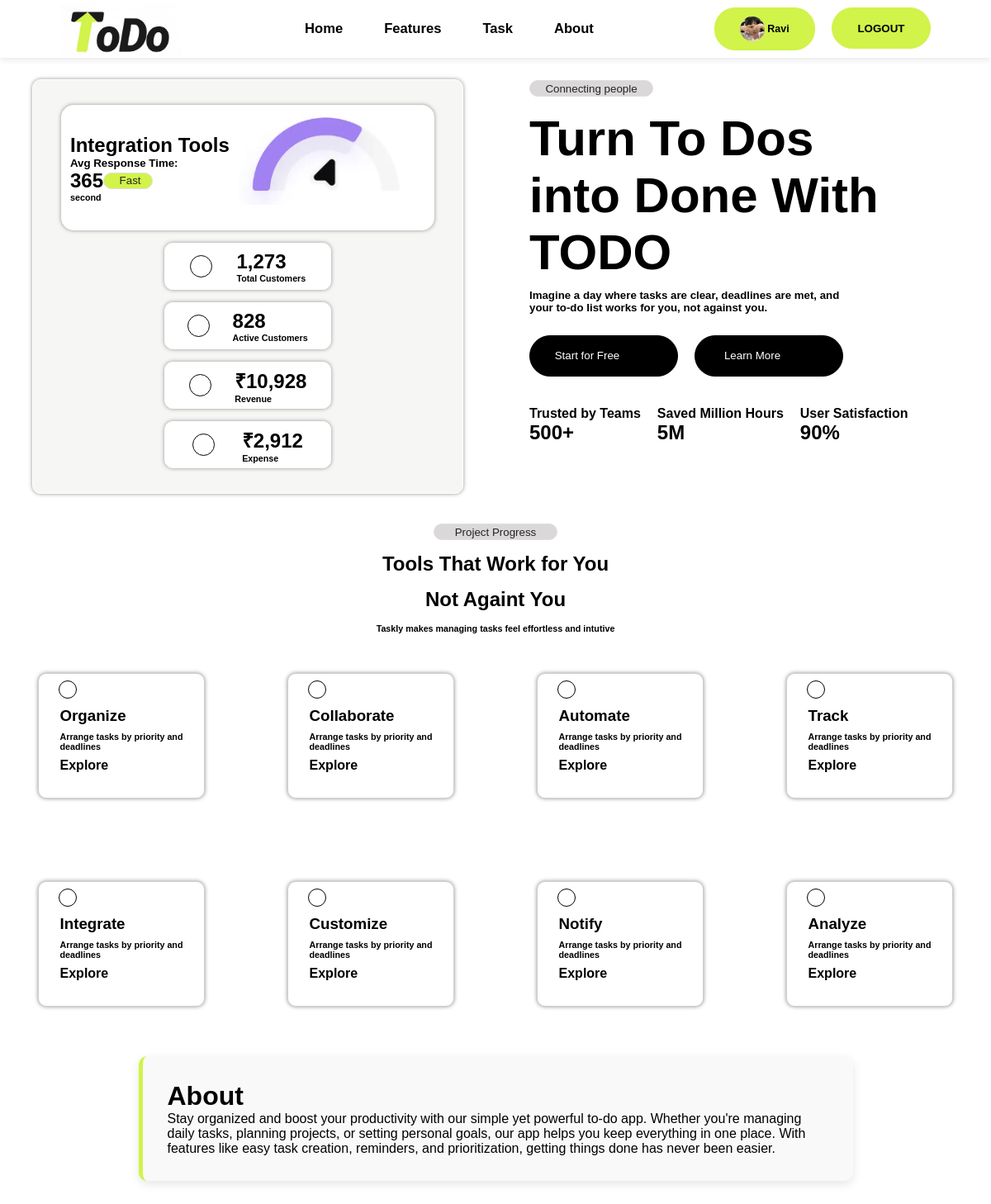
/ (signed in), run on the app's committed database.
### App/models.py (models this page shows, shortened)
class Profile(models.Model):
    user=models.ForeignKey(User,on_delete=models.CASCADE,blank=True,null=True)
    firstname=models.CharField(max_length=25,blank=True,null=True)
    lastname=models.CharField(max_length=25,blank=True,null=True)
    email=models.CharField(max_length=100,blank=True,null=True)
    phoneno=models.IntegerField(default=0,blank=True,null=True)
    image=models.ImageField(upload_to="Profile/",null=True,default="")

### App/views.py (the view)
# urls.py: path('',views.homepage,name="homepage"),
def homepage(request):
    try:
        prof=Profile.objects.get(user=request.user)
    except:
        prof=''
    return render(request,'homepage.html',{"prof":prof})

### App/templates/homepage.html (shortened to what this page needs)
{% load static %}
<!DOCTYPE html>
<html lang="en">
<head>
    <link rel="stylesheet" href="{% static 'css/homepage.css' %}">
</head>
<body>
    <div class="container">
        <div class="navbar">
            <div class="logo">
                <img src="{% static 'images/finallogo.png' %}" alt="">
            </div>
            <div class="menus">
                <div class="menu_items">
                    {% if request.user.is_authenticated %}
                    <h5>Home</h5>
                    <a href="#featuers"><h5>Features</h5></a>
                    <a href="{% url 'addtodo' %}"><h5>Task</h5></a>
                    <a href="#about"><h5>About</h5></a>
                    {% else %}
                    <h5>Home</h5>
                    <a href="#featuers"><h5>Features</h5></a>
                    <a href="#about"><h5>About</h5></a>
                    {% endif %}
                </div>
            </div>
            <div class="btns">
                {% if request.user.is_authenticated %}
                {% if not request.user.is_superuser %}
                <div class="user-profile" onclick="profileoff()">
                    {% if prof.image %}
                        <img src="{{ prof.image.url }}" alt="" style="width: 30px;height: 30px;border-radius: 100px;object-fit:cover;">
                        <h5>{{prof.firstname}}</h5>
                    {% else %}
                        <img src="{% static 'images/userprofilepic.jpg' %}" alt="" style="width: 30px;height: 30px;border-radius: 100px;object-fit:cover;">
                        <h5>{{prof.firstname}}</h5>
                    {% endif %}
                </div>
                {% else %}
                <div class="user-profile">
                    <h2><ion-icon name="person-circle" ></ion-icon></h2>
                    <h5>{{request.user}}</h5>
                </div>
                {% endif %}
                <div class="b1"><a href="{% url 'logout' %}"><button id="logout">LOGOUT</button></a></div>
                {% else %}
                <div class="b1"><button id="reg" onclick="regoff()">REGISTER</button></div>
                <button id="login" onclick="loginoff()">LOGIN</button>
                {% endif %}
            </div>
        </div>
        <div class="banner">
            <div class="left-banner">
                <div class="card">
                    <div class="card-left">
                        <h2>Integration Tools</h2>
                        <h5>Avg Response Time:</h4>
                        <h2 class="thumbs">365 <button id="fast">Fast</button></h2>
                        <h6>second</h6>
                    </div>
                    <div class="card-right">
                        <img src="{% static 'images/clk.png' %}" alt="">
                    </div>
                </div>
                <div class="sub-card">
                    <div class="subcard-icon"><ion-icon name="people"></ion-icon></div>
                    <div class="subcard-details"><h2>1,273</h2><h6>Total Customers</h6></div>
                </div>
                <div class="sub-card">
                    <div class="subcard-icon"><ion-icon name="person-add"></ion-icon></div>
                    <div class="subcard-details"><h2>828</h2><h6>Active Customers</h6></div>
                </div>
                <div class="sub-card">
                    <div class="subcard-icon"><ion-icon name="wallet"></ion-icon></div>
                    <div class="subcard-details"><h2>₹10,928</h2><h6>Revenue</h6></div>
                </div>
                <div class="sub-card">
                    <div class="subcard-icon"><ion-icon name="bag-remove"></ion-icon></div>
                    <div class="subcard-details"><h2>₹2,912</h2><h6>Expense</h6></div>
                </div>
            </div>
            <div class="right-banner">
                <button id="cp">Connecting people</button>
                <h1>Turn To Dos <br>
                into Done With <br>
                TODO</h1>
                <h5>Imagine a day where tasks are clear, deadlines are met, and <br>
                your to-do list works for you, not against you.</h5>
                <div class="sffandlm">
                    <button id="sff">Start for Free<ion-icon name="arrow-forward-circle"></ion-icon></button>
                    <button id="lm">Learn More<ion-icon name="arrow-forward-circle"></ion-icon></button>
                </div>
                <div class="tsu">
                    <div class="trust">
                        <h4>Trusted by Teams</h4>
                        <h2>500+</h2>
                    </div>
                    <div class="save">
                        <h4>Saved Million Hours</h4>
                        <h2>5M</h2>
                    </div>
                    <div class="user">
                        <h4>User Satisfaction</h4>
                        <h2>90%</h2>
                    </div>
                </div>
            </div>
        </div>
        <div class="down" id="featuers">
            <div class="down-area">
                <button id="pp">Project Progress</button>
                <h2>Tools That Work for You</h2>
                <h2>Not Againt You</h2>
                <h6>Taskly makes managing tasks feel effortless and intutive</h6>
            </div>
            <div class="cards">
                <div class="card-one">
                    <div class="icon">
                        <ion-icon name="sync-circle"></ion-icon>
                    </div>
                    <div class="card-details">
                        <h3>Organize</h3>
                        <h6>Arrange tasks by priority and <br> deadlines</h6>
                        <h4>Explore </h4>
                    </div>
                </div>
                <div class="card-one">
                    <div class="icon">
                        <ion-icon name="information-circle"></ion-icon>
                    </div>
                    <div class="card-details">
                        <h3>Collaborate</h3>
                        <h6>Arrange tasks by priority and <br> deadlines</h6>
                        <h4>Explore </h4>
                    </div>
                </div>
                <div class="card-one">
                    <div class="icon">
                        <ion-icon name="airplane"></ion-icon>
                    </div>
                    <div class="card-details">
                        <h3>Automate</h3>
                        <h6>Arrange tasks by priority and <br> deadlines</h6>
                        <h4>Explore </h4>
                    </div>
                </div>
                <div class="card-one">
                    <div class="icon">
                        <ion-icon name="wifi"></ion-icon>
                    </div>
                    <div class="card-details">
                        <h3>Track</h3>
                        <h6>Arrange tasks by priority and <br> deadlines</h6>
                        <h4>Explore </h4>
                    </div>
                </div>
                <div class="card-one">
                    <div class="icon">
                        <ion-icon name="chevron-down-circle"></ion-icon>
                    </div>
                    <div class="card-details">
                        <h3>Integrate</h3>
                        <h6>Arrange tasks by priority and <br> deadlines</h6>
                        <h4>Explore </h4>
                    </div>
                </div>
                <div class="card-one">
                    <div class="icon">
                        <ion-icon name="add-circle"></ion-icon>
                    </div>
                    <div class="card-details">
                        <h3>Customize</h3>
                        <h6>Arrange tasks by priority and <br> deadlines</h6>
                        <h4>Explore </h4>
                    </div>
                </div>
                <div class="card-one">
                    <div class="icon">
                        <ion-icon name="notifications-circle"></ion-icon>
                    </div>
                    <div class="card-details">
                        <h3>Notify</h3>
                        <h6>Arrange tasks by priority and <br> deadlines</h6>
                        <h4>Explore </h4>
                    </div>
                </div>
                <div class="card-one">
                    <div class="icon">
                        <ion-icon name="basketball"></ion-icon>
                    </div>
                    <div class="card-details">
                        <h3>Analyze</h3>
                        <h6>Arrange tasks by priority and <br> deadlines</h6>
                        <h4>Explore </h4>
                    </div>
                </div>
            </div>
        </div>
        <div class="about" id="about">
            <h1>About</h1>
            <p>Stay organized and boost your productivity with our simple yet powerful to-do app. Whether you're managing daily tasks, planning projects, or setting personal goals, our app helps you keep everything in one place. With features like easy task creation, reminders, and prioritization, getting things done has never been easier.</p>
        </div>
    </div>
</body>
</html>

### App/static/css/homepage.css (style rules this page uses)
* { margin: 0; padding: 0; font-family: Arial, Helvetica, sans-serif; }
.navbar { display: flex; align-items: center; justify-content: space-around; top: 0; width: 100%; height: 70px; background-color: white; position: fixed; z-index: 1000; background-color: white; box-shadow: 0 2px 8px rgba(0, 0, 0, 0.1); }
.menu_items { display: flex; align-items: center; justify-content: center; gap: 50px; font-size: 20px; cursor: pointer; }
.btns { gap: 20px; display: flex; }
.user-profile { border: 1px solid #D1F34A; background-color: #D1F34A; color: black; display: flex; align-items: center; justify-content: center; height: 50px; width: 120px; border-radius: 25px; font-size: 15px; cursor: pointer; gap: 3px; }
#logout { height: 50px; width: 120px; border-radius: 25px; border: 1px solid #D1F34A; background-color: #D1F34A; color: black; font-weight: bold; cursor: pointer; }
.banner { display: flex; align-items: center; justify-content: center; gap: 80px; margin-top: 8%; }
.left-banner { display: flex; align-items: center; justify-content: center; flex-direction: column; height: 500px; width: 520px; background-color: #f6f7f5; border: 1px solid rgb(255, 255, 255); box-shadow: 0 0 5px rgb(148, 147, 147); border-radius: 10px; gap: 15px; }
.card-left { display: flex; justify-content: center; flex-direction: column; padding: 10px; }
.card { display: flex; height: 150px; width: 450px; background-color: white; box-shadow: 0 0 5px rgb(243, 242, 242); border: 1px solid white; border-radius: 15px; box-shadow: 0 0 5px rgb(148, 147, 147); }
.card-right { height: 120px; width: 140px; display: flex; justify-content: space-around; }
.thumbs { display: flex; align-items: center; }
#fast { display: flex; align-items: center; justify-content: center; height: 20px; width: 60px; background-color: #D1F34A; color: rgb(37, 37, 37); border: 1px solid rgb(224, 222, 222); border-radius: 30px; gap: 5px; }
.sub-card { display: flex; align-items: center; justify-content: space-evenly; background-color: white; border: 1px solid white; border-radius: 10px; box-shadow: 0 0 5px rgb(148, 147, 147); height: 55px; width: 200px; }
#cp { display: flex; align-items: center; justify-content: center; height: 20px; width: 150px; background-color: rgb(218, 216, 216); color: rgb(37, 37, 37); border: 1px solid rgb(224, 222, 222); border-radius: 30px; }
.sffandlm { display: flex; margin-top: 5%; gap: 20px; }
.tsu { display: flex; margin-top: 7%; gap: 20px; }
.trust { display: flex; flex-direction: column; }
.save { display: flex; flex-direction: column; }
.user { display: flex; flex-direction: column; }
.down-area { display: flex; align-items: center; justify-content: center; flex-direction: column; margin-top: 3%; gap: 15px; }
#pp { display: flex; align-items: center; justify-content: center; height: 20px; width: 150px; background-color: rgb(218, 216, 216); color: rgb(37, 37, 37); border: 1px solid rgb(224, 222, 222); border-radius: 30px; display: flex; align-items: center; justify-content: center; }
.cards { display: flex; align-items: center; justify-content: center; margin-top: 4%; height: 30%; flex-wrap: wrap; gap: 100px; }
.card-one { background-color: white; height: 150px; width: 200px; display: flex; align-items: center; justify-content: center; flex-direction: column; position: relative; border: 1px solid rgb(207, 205, 205); border-radius: 10px; box-shadow: 0 0 5px rgb(148, 147, 147); }
.card-details { display: flex; flex-direction: column; justify-content: center; align-items: flex-start; padding: 10px; gap: 8px; margin-top: 5%; }
a { text-decoration: none; color: black; }

### data on the page
Profile: image (picture), firstname "Ravi"
